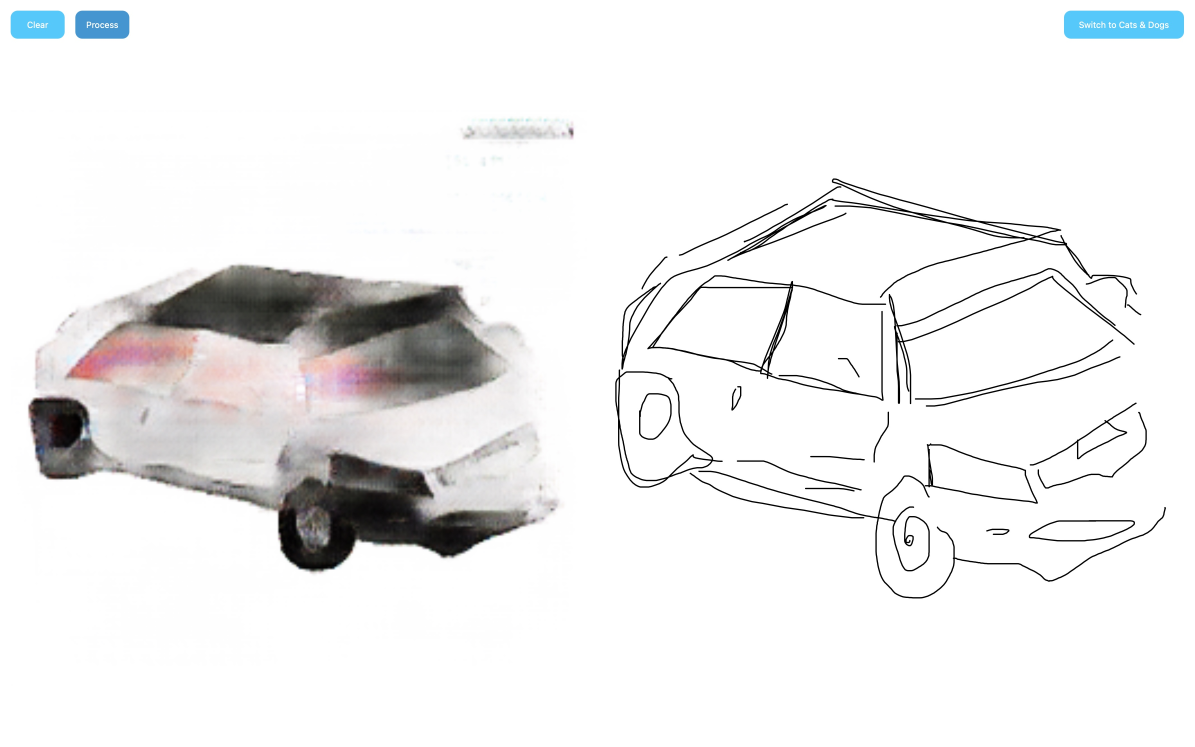
#> input picture ui/test/sketch.jpg, 3584 x 2240 px, given as the content of the folder /content/drive/MyDrive/INF573/cars_dataset/cars_images/, which was not available (shown at 1/3 size)
$ jupyter execute --allow-errors cars.ipynb   (shell and % lines are left out)   (text cells are left out)
#> lines starting #> are read from the running program, lines starting #| are printed output that depends on the picture; after the words box and inside, x2 and y2 are one past the last pixel; in counts of white or black regions, pixels touching at a corner belong together; pictures that were not available may be replaced by others from this repository, and a replacement may not be noted
[cell 1]
import numpy as np
import pandas as pd
import os, glob, shutil
import matplotlib.pyplot as plt
from PIL import Image
import cv2
from tqdm import tqdm

import torch
from torch import Tensor
from torch.autograd import Function
import torch.nn as nn
import torch.nn.functional as F
import torch.optim as optim
from torch.utils.data import Dataset , DataLoader
from torchvision import transforms , utils , datasets

#> (the rest of this cell did not finish here and is left out)

[cell 2]
from google.colab import drive
drive.mount('/content/drive')

[cell 3]
DATASET_FOLDER_NAME = '/content/drive/MyDrive/INF573/cars_dataset/'
IMGS_FOLDER_NAME = 'cars_images/'
MASKS_FOLDER_NAME = 'cars_masks/'
COMBINED_IMGS_FOLDER_NAME = 'image_sketch/'

[cell 4]
def transform(img, mask, size: tuple, crop_size: tuple):
    """
    returns resized and center cropped image and its mask
    arguments:
        -img: original image
        -mask: mask corresponding to the original image,
        -size: size of image after applying resize
        -crop_size: size of image after applying center crop
    """
    img_resized = cv2.resize(img, size)
    mask_resized = cv2.resize(mask, size)
    w, h = crop_size
    center = img_resized.shape [0] / 2, img_resized.shape [1] / 2
    x = center[1] - w/2
    y = center[0] - h/2
    crop_img = img_resized[int(y):int(y+h), int(x):int(x+w)]
    crop_mask = mask_resized[int(y):int(y+h), int(x):int(x+w)]
    return crop_img, crop_mask

def mask_preprocessing(mask):

    _, mask = cv2.threshold(mask, mask.min(), 255, cv2.THRESH_BINARY_INV)
    return mask

def save_img_and_sketch(img_name: str,
                       index: int,
                       size: tuple,
                       crop_size: tuple,
                       canny_threshold_1: int,
                       canny_threshold_2: int,
                       mask_preprocessing=False):
    """
    This function gets an image, applies transorms to it,
    computes skecth from the given image,
    combines image and sketch and saves them as one image to the folder
    arguments:
        -img_path: name of the image,
        -dataset_path: path to store the dataset,
        -index: index of the given image, used to rename images by their indexes,
        -size: size of image after applying resize
        -crop_size: size of image after applying center crop
        -canny_threshold_1: threshold_1 used in canny edge detection implementation of opencv,
        -canny_threshold_2: threshold_2 used in canny edge detection implementation of opencv
    """
#> called with img_name = 'sketch.jpg', index = 0, size = (400, 350), crop_size = (256, 256), canny_threshold_1 = 110, canny_threshold_2 = 150
    img = cv2.imread(DATASET_FOLDER_NAME+IMGS_FOLDER_NAME+img_name)
#> img is the input picture: shape (2240, 3584, 3); mean B, G, R 238.5, 238.4, 238.5
    mask_name = img_name.split('.')[0] + '.' + FORMAT
    mask = np.array(Image.open(DATASET_FOLDER_NAME+MASKS_FOLDER_NAME+mask_name))
    if mask_preprocessing:
        mask = mask_preprocessing(mask)
#> in mask_preprocessing, `_, mask = cv2.threshold(mask, mask.min(), 255, cv2.THRESH_BINARY_INV)`:
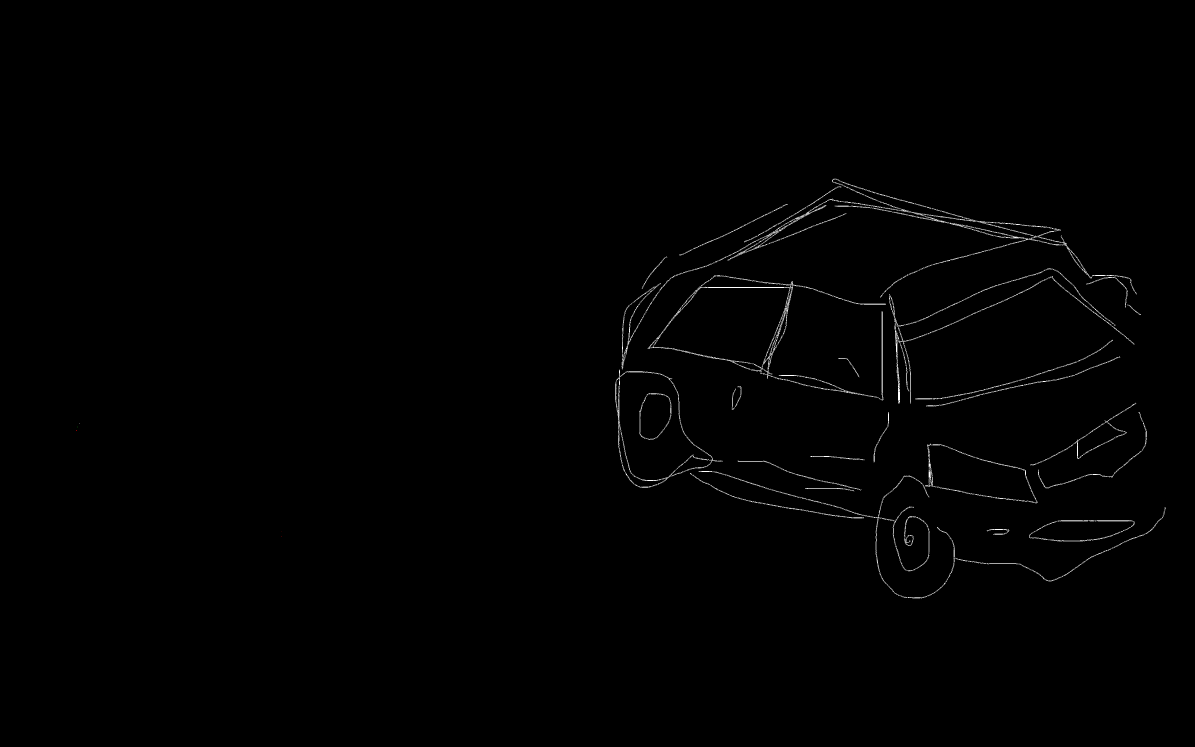
#> mask: shape (2240, 3584, 3) (shown at 1/3 size); mean of channels 0, 1, 2 1.5, 1.5, 1.5; drawn as B, G, R
    img, mask = transform(img, mask, size=size, crop_size=crop_size)
#> in transform, `img_resized = cv2.resize(img, size)`:
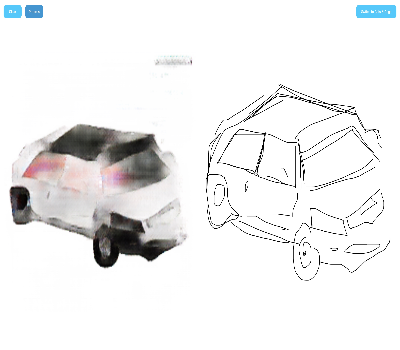
#> img_resized: shape (350, 400, 3); mean B, G, R 238.5, 238.3, 238.5
#> in transform, `mask_resized = cv2.resize(mask, size)`:
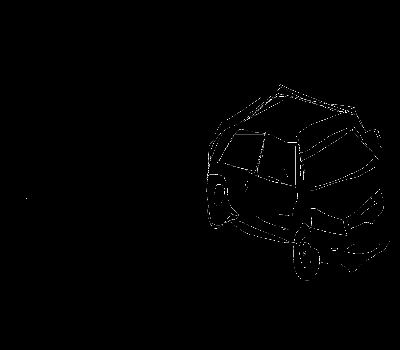
#> mask_resized: shape (350, 400, 3); mean of channels 0, 1, 2 1.4, 1.4, 1.4; drawn as B, G, R
#> in transform, `crop_img = img_resized[int(y):int(y+h), int(x):int(x+w)]`:
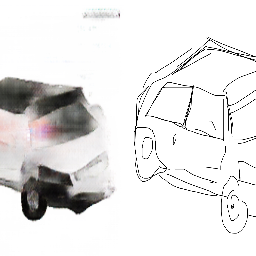
#> crop_img: shape (256, 256, 3); mean B, G, R 228.7, 229, 230
#> in transform, `crop_mask = mask_resized[int(y):int(y+h), int(x):int(x+w)]`:
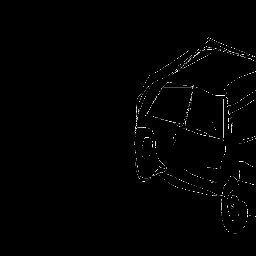
#> crop_mask: shape (256, 256, 3); min 0, max 255, mean 2.2
    img[mask == 0] = 255
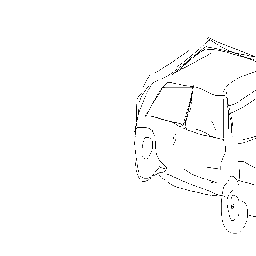
#> img: shape (256, 256, 3); min 0, max 255, mean 251.1
    sketch = 255 - cv2.Canny(img, canny_threshold_1, canny_threshold_2)
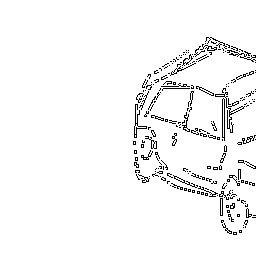
#> sketch: shape (256, 256); 96.1% white; black in thin lines or dots, all inside (x1, y1, x2, y2) = (133, 37, 256, 235)
    sketch = np.stack((sketch,)*3, axis=-1)   # make BW image have 3 color channels
    img_combined = np.concatenate([img, sketch], 1)
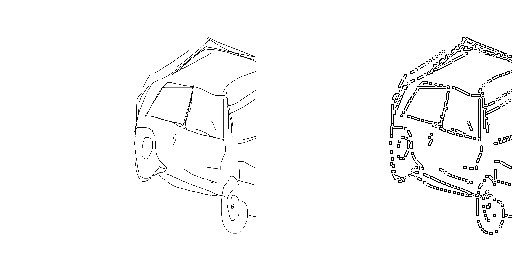
#> img_combined: shape (256, 512, 3); min 0, max 255, mean 248.1
    os.chdir(DATASET_FOLDER_NAME)
    try:
        os.makedirs(COMBINED_IMGS_FOLDER_NAME)
    except FileExistsError:
        pass
    cv2.imwrite(COMBINED_IMGS_FOLDER_NAME+str(index)+'.jpg', img_combined)

def split_dataset(train_size: float, dataset_dir: str=COMBINED_IMGS_FOLDER_NAME):
    """
    splits data to train and test and moves them to the corresponding directories
    arguments:
        - dataset_dir: directory in which the dataset is stored,
        - train_size: from 0 to 1
    """
#> called with train_size = 0.8, dataset_dir = 'image_sketch/'
    os.chdir(DATASET_FOLDER_NAME+dataset_dir)
    list_img = glob.glob('*.jpg')

    number_of_train_imgs = int(len(list_img) * train_size)
    train_imgs = sorted(list_img)[:number_of_train_imgs]
    test_imgs = sorted(list_img)[number_of_train_imgs:]

    for img in tqdm(train_imgs):
        try:
            os.makedirs('train/')
        except FileExistsError:
            pass
        shutil.move(img, 'train/'+img)

    for img in tqdm(test_imgs):
        try:
            os.makedirs('test/')
        except FileExistsError:
            pass
        shutil.move(img, 'test/'+img)
